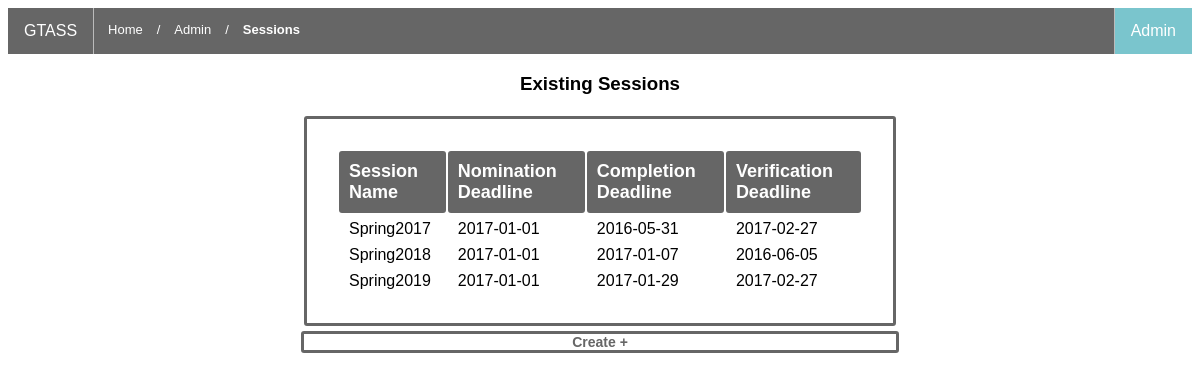
/Admin/session/index.php, run on the app's committed database.
### tables this page shows
CREATE TABLE `session` (
  `session_name` text NOT NULL,
  `nom_deadline` date NOT NULL,
  `comp_deadline` date NOT NULL,
  `ver_deadline` date NOT NULL
);

### Admin/session/index.php (the view, shortened to what this page needs)
<?php
   include("../../includes/mysql_connect.php");
?>
<html>
  <head>
    <link href = 'Resources/style.css' rel = 'stylesheet' type = 'text/css'>
  </head>
  <body>
    <nav class="navbar">
    <ul class = "nav-list">
      <li class = "nav-link" ><a class = "nav-item" href="../../index.html">GTASS</a></li>
      <li class = "nav-path">
        <a class = "path-list-member" href = "../../index.html">Home</a>
      </li>
      <li class = "nav-path">
        <span class = "path-separator path-list-member">/</span>
      </li>
      <li class = "nav-path">
        <a class = "path-list-member" href = "../index-home.html">Admin</a>
      </li>
      <li class = "nav-path">
        <span class = "path-separator path-list-member">/</span>
      </li>
      <li class = "nav-path">
        <a class = "path-list-member active-path" href = "index.php">Sessions</a>
      </li>
      <li class = "nav-link nav-link-right nav-link-active"><a class = "nav-item" href="../index.php">Admin</a></li>
    </ul>
    </nav>
          <?php
            $colsToDisplay = 4;
            $htmlOutput    = array();
            $sql = "SELECT session_name, nom_deadline, comp_deadline, ver_deadline FROM session";
            $result = mysqli_query($db,$sql);
            $count = mysqli_num_rows($result);
            if($count)
            {
              print '<div class ="table-title"><h3 class = "title-text">Existing Sessions<h1></div>';
              print '<table class = "index-table">';
              print '<tr class = "header-row"><td class = "header">Session Name</td><td class = "header">Nomination Deadline</td><td class = "header">Completion Deadline</td><td class = "header">Verification Deadline</td></tr>';
              while($row = $result->fetch_assoc())
              {
                   $htmlOutput[] = "<tr><td>{$row['session_name']}</td><td>{$row['nom_deadline']}</td><td>{$row['comp_deadline']}</td><td>{$row['ver_deadline']}</td>";
              }
              $htmlOutput = array_chunk($htmlOutput, $colsToDisplay);
              foreach($htmlOutput as $currRow)
              {
                print implode('', $currRow);
              }
              print '</table>';
            }
            print '<a class = "index-link" href = "create.php"><div class ="index-actions">Create<id ="span-sym"span> +</span></div></a>';
          ?>
  </body>
</html>

### Admin/session/Resources/style.css (style rules this page uses)
body { font-family:Arial, Helvetica, sans-serif; }
.nav-list { list-style-type: none; margin: 0; padding: 0; overflow: hidden; background-color: #666666; }
.nav-link { border-right: 1px solid #bbb; float: left; }
.nav-link:last-child { border-right: none; }
.nav-link-right { float: right; border-left: 1px solid #bbb; }
.nav-link-active { background-color: #7ac5cd; }
.nav-item { display: block; color: white; text-align: center; padding: 14px 16px; text-decoration: none; }
.path-list-member { font-size: 13px; display: block; color: white; text-align: center; padding: 14px; padding-right: 0px; text-decoration: none; float: left; }
.active-path { font-weight: bold; }
.index-table { border:#666666 solid 3px; border-radius: 3px; padding: 30px; width: 50%; margin-left: auto; margin-right:auto; }
.table-title { width: 50%; margin-left: auto; margin-right: auto; text-align:center; }
td { font-size: 16px; }
.header { font-size: 18px; font-weight: bold; color: #fff; background-color: #666666; border-radius: 3px; padding-left: 10px; padding-bottom: 10px; padding-top: 10px; padding-right: -20px; }
td { padding-left: 10px; padding-top: 5px; }
.header-row { margin-bottom: 10px; }
.index-actions { width: 50%; margin-left: auto; margin-right: auto; margin-top: 5px; text-align:center; font-size:14px; font-weight: bold; color: #666666; border: #666666 solid 3px; background-color: #fff; border-radius: 3px; }
.index-link { color: #666666; text-decoration: none; }

### data on the page
session: session_name "Spring2017", nom_deadline "2017-01-01", comp_deadline "2016-05-31", ver_deadline "2017-02-27"
session: session_name "Spring2018", nom_deadline "2017-01-01", comp_deadline "2017-01-07", ver_deadline "2016-06-05"
session: session_name "Spring2019", nom_deadline "2017-01-01", comp_deadline "2017-01-29", ver_deadline "2017-02-27"
